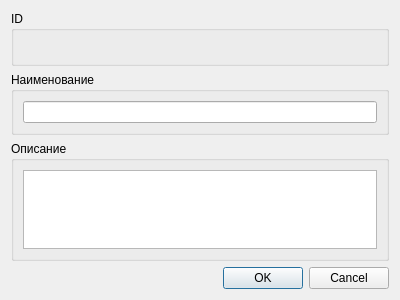
<?xml version="1.0" encoding="UTF-8"?>
<ui version="4.0">
 <class>NewProductDialog</class>
 <widget class="QDialog" name="NewProductDialog">
  <property name="geometry">
   <rect>
    <x>0</x>
    <y>0</y>
    <width>400</width>
    <height>300</height>
   </rect>
  </property>
  <property name="windowTitle">
   <string>Редактирование товара</string>
  </property>
  <layout class="QVBoxLayout" name="verticalLayout_4">
   <item>
    <widget class="QGroupBox" name="groupBox_3">
     <property name="title">
      <string>ID</string>
     </property>
     <layout class="QVBoxLayout" name="verticalLayout_3">
      <item>
       <widget class="QLabel" name="idLabel">
        <property name="text">
         <string/>
        </property>
       </widget>
      </item>
     </layout>
    </widget>
   </item>
   <item>
    <widget class="QGroupBox" name="groupBox">
     <property name="title">
      <string>Наименование</string>
     </property>
     <layout class="QVBoxLayout" name="verticalLayout">
      <item>
       <widget class="QLineEdit" name="titleInput"/>
      </item>
     </layout>
    </widget>
   </item>
   <item>
    <widget class="QGroupBox" name="groupBox_2">
     <property name="title">
      <string>Описание</string>
     </property>
     <layout class="QVBoxLayout" name="verticalLayout_2">
      <item>
       <widget class="QPlainTextEdit" name="descriptionInput"/>
      </item>
     </layout>
    </widget>
   </item>
   <item>
    <spacer name="verticalSpacer">
     <property name="orientation">
      <enum>Qt::Vertical</enum>
     </property>
     <property name="sizeHint" stdset="0">
      <size>
       <width>20</width>
       <height>18</height>
      </size>
     </property>
    </spacer>
   </item>
   <item>
    <widget class="QDialogButtonBox" name="buttonBox">
     <property name="orientation">
      <enum>Qt::Horizontal</enum>
     </property>
     <property name="standardButtons">
      <set>QDialogButtonBox::Cancel|QDialogButtonBox::Ok</set>
     </property>
    </widget>
   </item>
  </layout>
 </widget>
 <resources/>
 <connections>
  <connection>
   <sender>buttonBox</sender>
   <signal>accepted()</signal>
   <receiver>NewProductDialog</receiver>
   <slot>accept()</slot>
   <hints>
    <hint type="sourcelabel">
     <x>248</x>
     <y>254</y>
    </hint>
    <hint type="destinationlabel">
     <x>157</x>
     <y>274</y>
    </hint>
   </hints>
  </connection>
  <connection>
   <sender>buttonBox</sender>
   <signal>rejected()</signal>
   <receiver>NewProductDialog</receiver>
   <slot>reject()</slot>
   <hints>
    <hint type="sourcelabel">
     <x>316</x>
     <y>260</y>
    </hint>
    <hint type="destinationlabel">
     <x>286</x>
     <y>274</y>
    </hint>
   </hints>
  </connection>
 </connections>
</ui>
